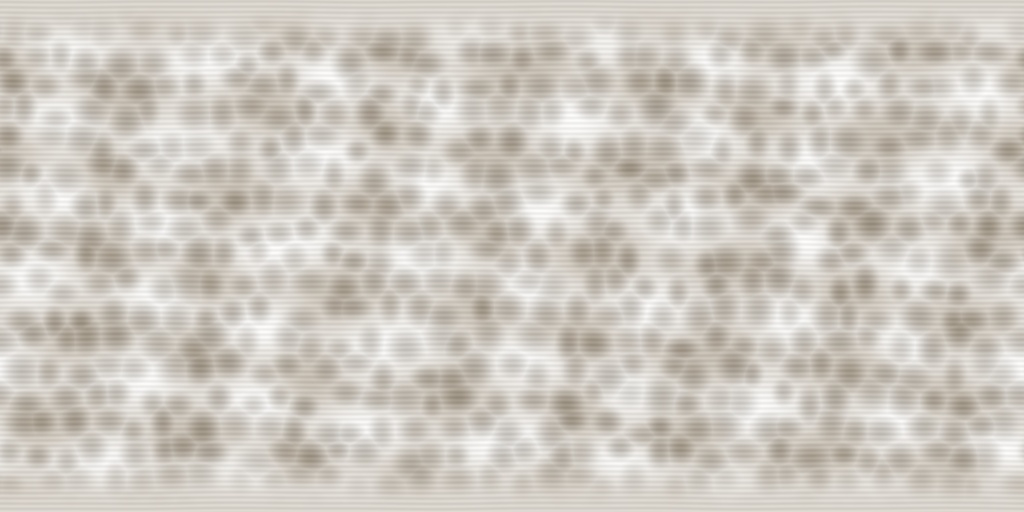
#> input picture art/blender/surfaces/bronze-color.jpg, 1024 x 512 px, given in place of lake.jpg, which was not available
$ python photo_assets.py
#> lines starting #> are read from the running program, lines starting #| are printed output that depends on the picture
"""Bake native-resolution photographic material samples from the eight-second master."""
from pathlib import Path
import subprocess
import numpy as np
from PIL import Image, ImageOps, ImageFilter

HERE=Path(__file__).resolve().parent
OUT=HERE/'surfaces'
SRC=HERE.parents[1]/'public/videos/sous-la-peau-web.mp4'

def frame(t,name):
#> called with t = 0.12, name = 'lake'
    path=OUT/(name+'.jpg')
    subprocess.run(['ffmpeg','-loglevel','error','-y','-ss',str(t),'-i',str(SRC),'-frames:v','1','-q:v','2',str(path)],check=True)
#> (this line was passed over: subprocess is not available in this run)
    return Image.open(path).convert('RGB')
#> returned value is the input picture: PIL image 1024x512 RGB; mean R, G, B 206.4, 201.2, 193.4

def sample(im,bounds,name):
    x0,y0,x1,y1=bounds
    patch=im.crop((round(x0*im.width),round(y0*im.height),round(x1*im.width),round(y1*im.height))).resize((256,256),Image.Resampling.LANCZOS)
    grey=np.array(patch.convert('L'),float)
    low=np.array(patch.convert('L').filter(ImageFilter.GaussianBlur(14)),float)
    relief=np.clip((grey-low)*2.2+170,50,246).astype('uint8')
    half=Image.fromarray(relief);tile=Image.new('L',(512,512));tile.paste(half);tile.paste(ImageOps.mirror(half),(256,0));tile.paste(ImageOps.flip(tile.crop((0,0,512,256))),(0,256))
    tile.convert('RGB').save(OUT/(name+'.jpg'),quality=92)
    h=np.asarray(tile,dtype=float)/255
    dx=(np.roll(h,-1,1)-np.roll(h,1,1))*.85;dy=(np.roll(h,-1,0)-np.roll(h,1,0))*.85
    normals=np.stack((-dx,dy,np.ones_like(h)),axis=-1);normals/=np.linalg.norm(normals,axis=-1,keepdims=True)
    Image.fromarray(np.uint8(np.clip(normals*.5+.5,0,1)*255)).save(OUT/(name+'-normal.png'))
if __name__=='__main__':
    OUT.mkdir(exist_ok=True)
    frame(.12,'lake')
    room=frame(4.88,'chamber')
#> call 2 of frame, with t = 4.88, name = 'chamber'
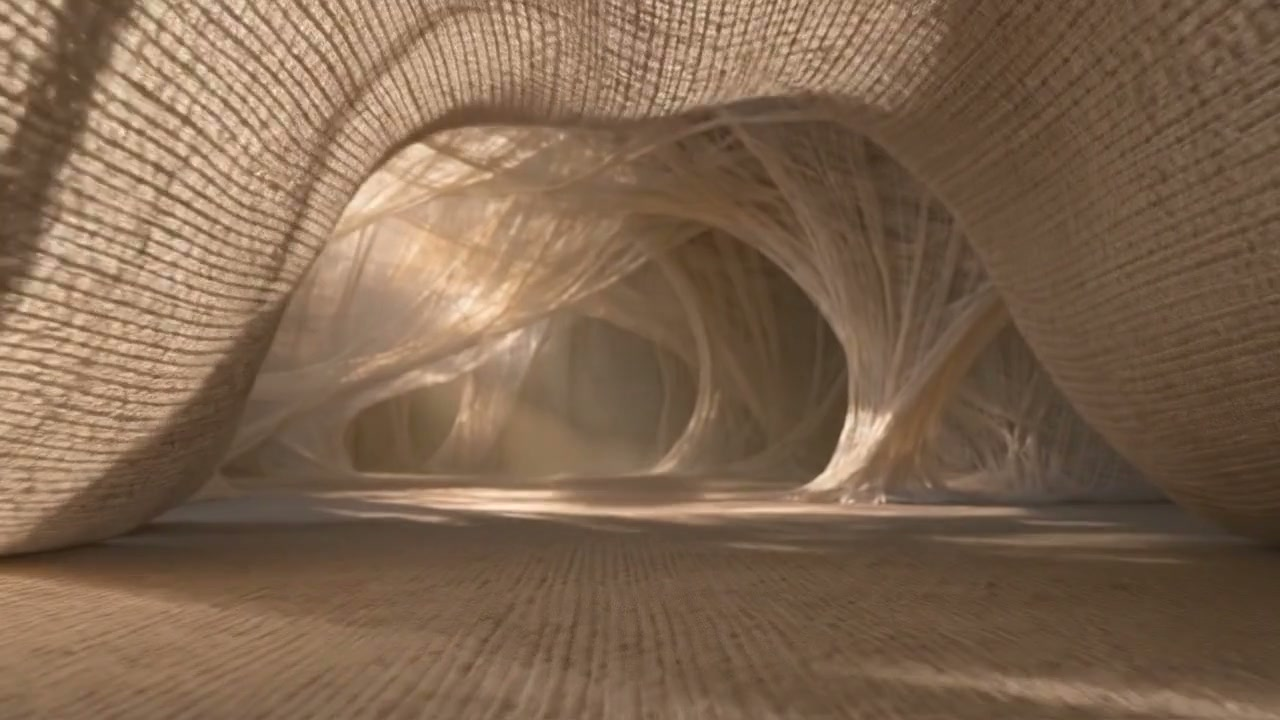
#> input picture art/blender/surfaces/chamber.jpg, 1280 x 720 px
#> in frame, returned value is the input picture: PIL image 1280x720 RGB; mean R, G, B 127.5, 102, 79.5
    frame(4.65,'fold')
#> call 3 of frame, with t = 4.65, name = 'fold'
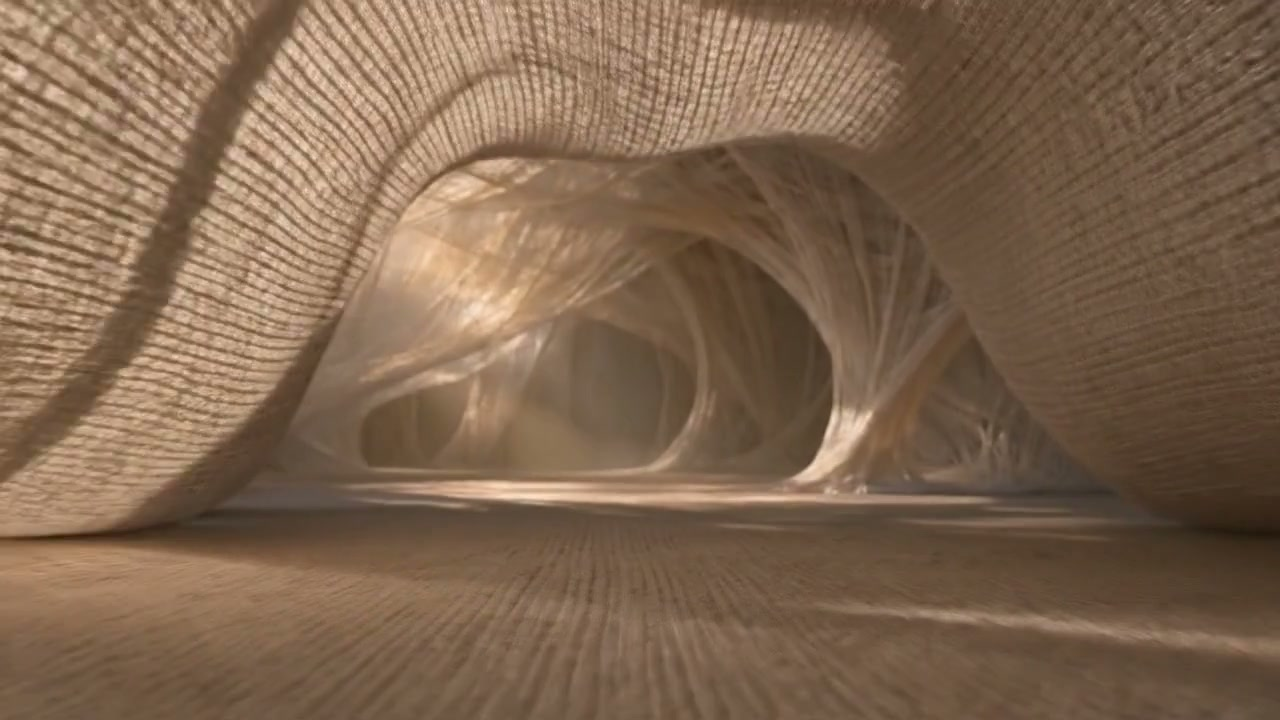
#> input picture art/blender/surfaces/fold.jpg, 1280 x 720 px
#> in frame, returned value is the input picture: PIL image 1280x720 RGB; mean R, G, B 127.4, 101.7, 79.1
    palm=frame(2.32,'palm')
#> call 4 of frame, with t = 2.32, name = 'palm'
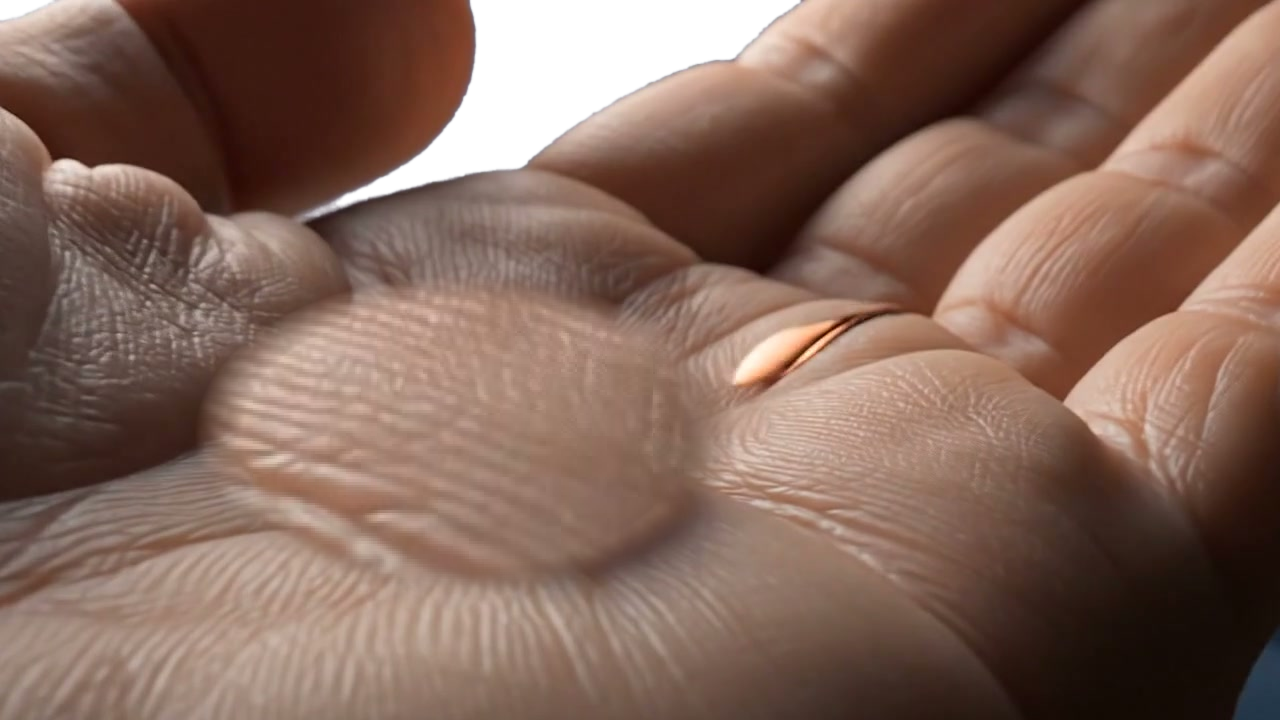
#> input picture art/blender/surfaces/palm.png, 1280 x 720 px, given in place of palm.jpg, which was not available
    # Fill the source lens with adjacent palm detail; the lens is rebuilt as a separate volume.
    data=np.asarray(palm).astype(float);h,w=data.shape[:2]
#> after `h, w = data.shape[:2]`: h = 720; w = 1280
    yy,xx=np.mgrid[:h,:w];u=xx/w;v=yy/h
    weight=np.clip((1.38-((u-.363)/.180)**2-((v-.603)/.190)**2)*2.25,0,1)[...,None]
    donor=data[np.clip((h*.666+(yy-h*.603)*.39).astype(int),0,h-1),np.clip((w*.686+(xx-w*.363)*.52).astype(int),0,w-1)]
    photo=Image.fromarray(np.uint8(data*(1-weight)+donor*weight))
    warm=data[...,0]-data[...,2]
    alpha=np.uint8(255*np.where(v>.43,1,np.clip((warm+7)/15,0,1)))
    photo.putalpha(Image.fromarray(alpha).filter(ImageFilter.GaussianBlur(.75)))
#> photo: PIL image 1280x720 RGBA
    photo.save(OUT/'palm.png',optimize=True)
    (OUT/'palm.jpg').unlink()
    skin=frame(2.7,'dermis-source')
    sample(skin,(.665,.48,.84,.74),'dermis')
#> in sample, `tile = Image.new('L', (512, 512))`: tile: PIL image 512x512 L; every value is 0
    sample(room,(.794,.028,.947,.23),'weave')
#> call 2 of sample, with bounds = (0.794, 0.028, 0.947, 0.23), name = 'weave'
#> in sample (call 2), `low=np.array(patch.convert('L').filter(ImageFilter.GaussianBlur(14)),f..`:
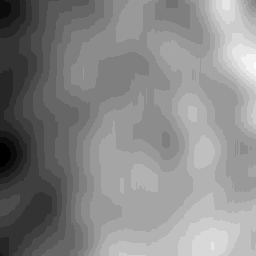
#> low: shape (256, 256) float64; min 75, max 95, mean 85.6; drawn with min black and max white
#> in sample (call 2), `tile.paste(ImageOps.flip(tile.crop((0, 0, 512, 256))), (0, 256))`:
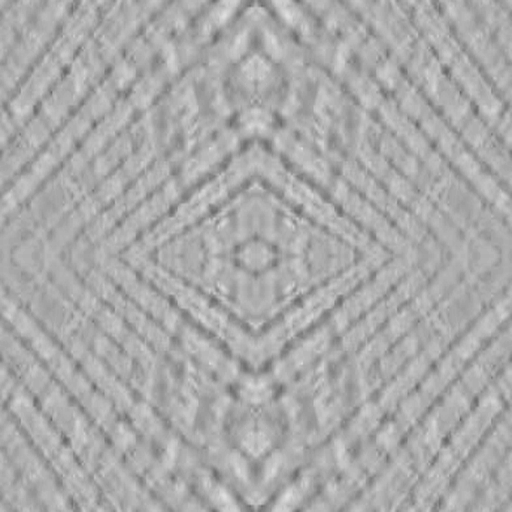
#> tile: PIL image 512x512 L; min 104, max 222, mean 169.6
#> in sample (call 2), `dy = (np.roll(h, -1, 0) - np.roll(h, 1, 0)) * 0.85`:
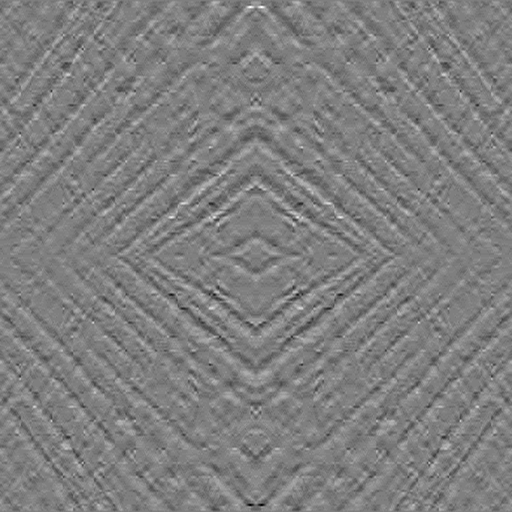
#> dy: shape (512, 512) float64; min -0.19, max 0.19, mean 3.39e-21; drawn with min black and max white
#> in sample (call 2), `normals = np.stack((-dx, dy, np.ones_like(h)), axis=-1)`:
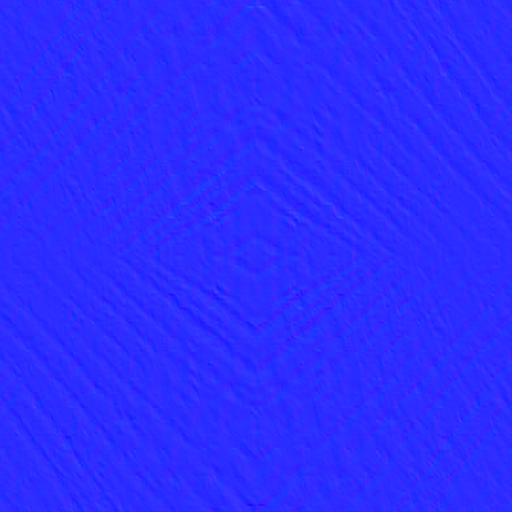
#> normals: shape (512, 512, 3) float64; mean of channels 0, 1, 2 1.71e-21, -5.38e-20, 1; drawn with min black and max white
    (OUT/'dermis-source.jpg').unlink()
